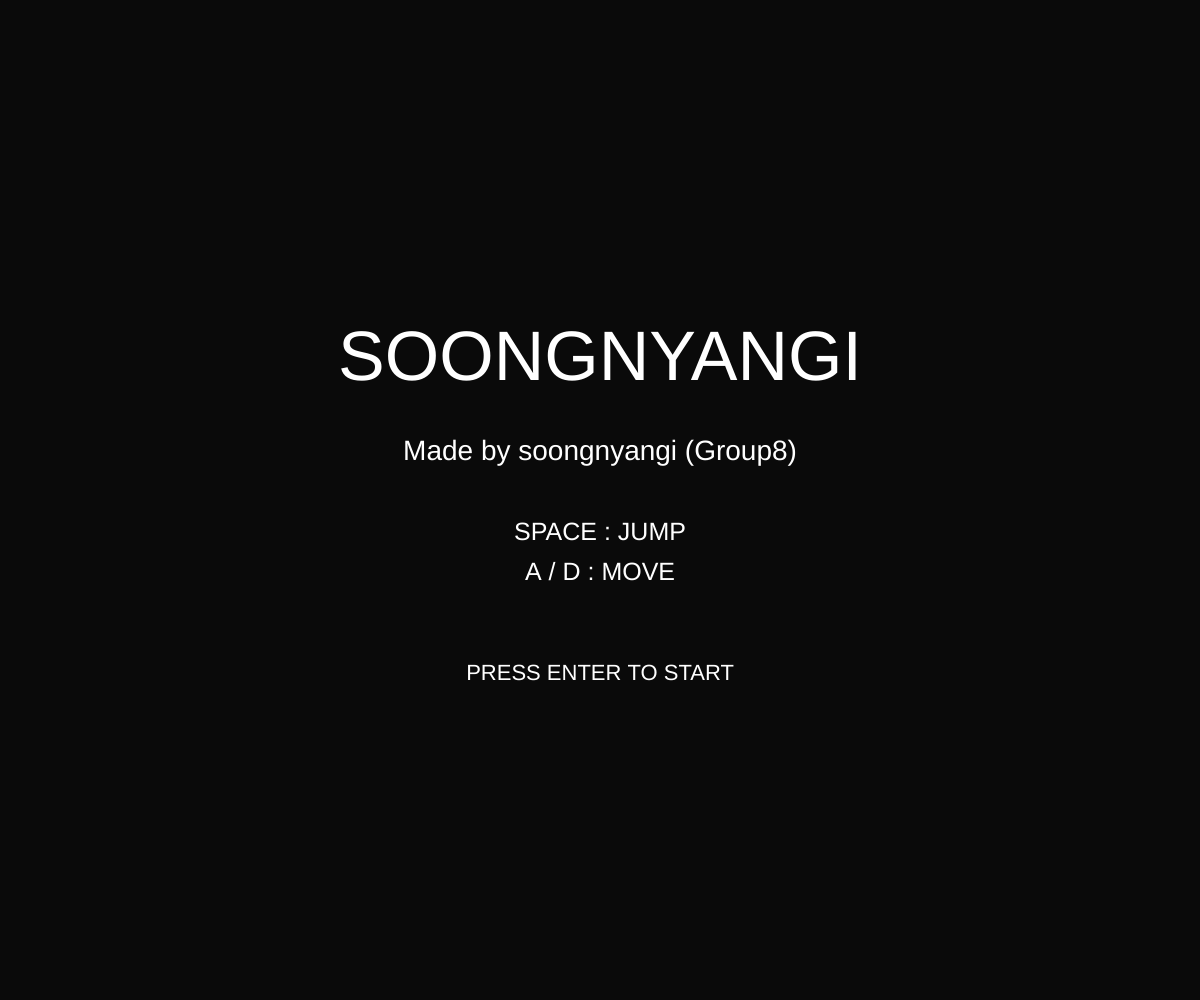
Frame 1 (no input)
Frame 60 (no input): identical to frame 1, image omitted
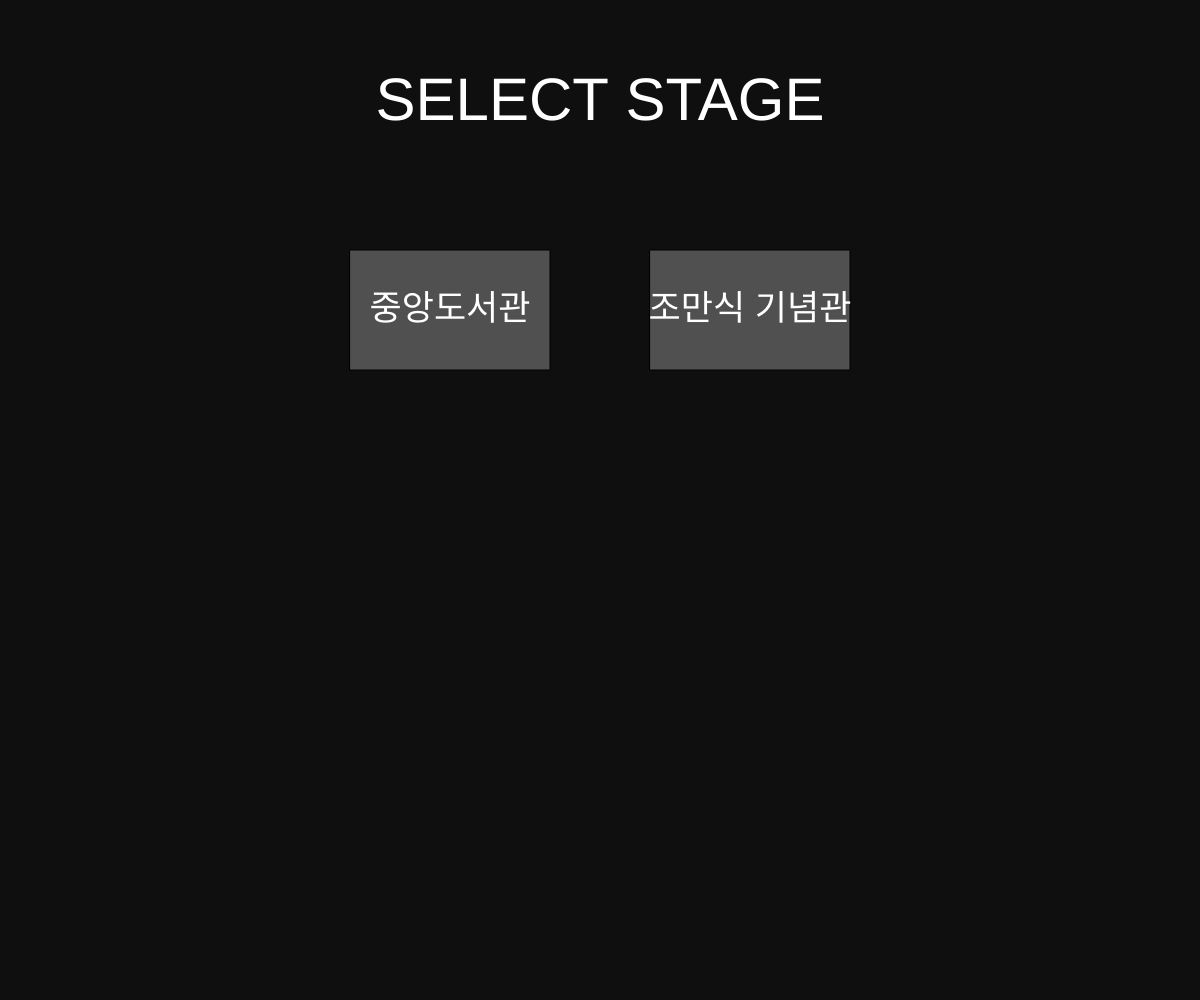
Frame 120 (the mouse pressed at the canvas centre since frame 60)

The p5.js sketch that drew these frames (run headless with seeded random() and noise() and a simulated clock; from frame 60 on, the mouse is pressed at the canvas centre):

// p5.js sketch
// ── sketch.js
///////// setting /////////

let player;

let gravity = 0.7;
let groundY = 500;
let bricks = [];
let cameraX = 0;
let worldWidth = 4000;
let obstacles=[];
let gameState = "intro";
let currentStage = 1;
let fallingObstacles = [];
let bgColor;
let clearFade = 0;
let bgBrightness = 20;
let lives = 3;
let gameOverFade = 0;
let maxLives = 3;
// let composure = 100;
// let maxComposure = 100;

function setup() {

  createCanvas(
    windowWidth,
    windowHeight
  );
  
  //bgColor = 20;
  bgBrightness = 20;

  player = {

    // 위치
    x: 100,
    y: 100,
    
    prevY: 100, 

    // 크기
    r: 30,

    // 속도
    vx: 0,
    vy: 0,

    // 이동값
    speed: 0.8,
    maxSpeed: 7,

    // 점프
    jumpPower: -15,

    // 상태
    grounded: false,

    // 마찰
    friction: 0.85
};
  
  //fallingObstacles.push({

//   x: 1800,
//   y: 0,

//   w: 60,
//   h: 60,

//   vy: 0,

//   triggered: false
// });
}

function draw() {

  background(bgBrightness);

  if (gameState === "intro") {

    drawIntro();
  }
  
  else if (gameState === "lobby") {

    drawLobby();
  }
  
  else if (gameState === "clear") {
    
    bgBrightness = lerp(
    bgBrightness,
    255,
    0.02
  );

    runGame();

    drawClearOverlay();
}

  else if (gameState === "game") {

    runGame();
  }

  else if (gameState === "ending") {

    drawEnding();
  }
  else if (gameState === "gameover") {
    
    drawGameOver();
}
  
  updateFallingObstacles();

  drawFallingObstacles();

  checkFallingObstacleCollision();
  
//   updateComposure();
  
//   drawComposureBar();
  
}

function runGame() {

  //background(20);

  player.grounded = false;

  updatePlayer();

  checkGround();

  checkWalls();

  // 카메라 업데이트
  updateCamera();

  // 카메라 시작
  push();

  translate(-cameraX, 0);

  drawGround();

  drawBricks();
  
  updateFallingObstacles();

  drawFallingObstacles();

  checkFallingObstacleCollision();

  drawPlayer();
  
  drawObstacles();
  
  checkObstacleCollision();

  pop();

  // UI는 카메라 영향 안 받음
  debugInfo();
  
  if (
  player.x > worldWidth - 200 &&
  gameState === "game"
) {

    // if (currentStage === 1) {

      clearFade = 0;

      gameState = "clear";
    }

//     else if (currentStage === 2) {

//       gameState = "ending";
    // }
// }
}

function resetGame() {

  // 플레이어 리셋
  player.x = 100;
  player.y = 100;

  player.vx = 0;
  player.vy = 0;

  // 카메라 리셋
  cameraX = 0;
  
  for (let obs of fallingObstacles) {

    obs.y = obs.originalY;

    obs.vy = 0;

    obs.triggered = false;
  }
}

function handleInput() {

  // 왼쪽
  if (keyIsDown(LEFT_ARROW) || keyIsDown(65)) {
    player.vx -= player.speed;
  }

  // 오른쪽
  if (keyIsDown(RIGHT_ARROW) || keyIsDown(68)) {
    player.vx += player.speed;
  }

  // 최대속도 제한
  player.vx = constrain(
    player.vx,
    -player.maxSpeed,
    player.maxSpeed
  );
}


function applyGravity() {

  player.vy += gravity;
}

function applyFriction() {

  player.vx *= player.friction;
}


function movePlayer() {

  player.x += player.vx;
  checkBrickCollisionX();
  player.y += player.vy;
  checkBrickCollisionY();
}


function checkGround() {

  if (player.y + player.r > groundY) {

    player.y = groundY - player.r;

    player.vy = 0;

    player.grounded = true;

  }
}

function checkWalls() {

  // 왼쪽 벽
  if (player.x - player.r < 0) {

    player.x = player.r;

    player.vx = 0;
  }

  // 오른쪽 벽
  if (player.x + player.r > worldWidth) {

    player.x = worldWidth - player.r;

    player.vx = 0;
  }
}

///////// intro /////////

function drawIntro() {

  background(10);

  fill(255);

  textAlign(CENTER);

  // 제목
  textSize(70);

  text(
    "SOONGNYANGI",
    width / 2,
    height / 2 - 120
  );

  // 제작자
  textSize(28);

  text(
    "Made by soongnyangi (Group8)",
    width / 2,
    height / 2 - 40
  );

  // 사용법
  textSize(25);

  text(
    "SPACE : JUMP",
    width / 2,
    height / 2 + 40
  );
  
  text(
    "A / D : MOVE",
    width / 2,
    height / 2 + 80
  );

  // 시작 문구
  textSize(22);

  text(
    "PRESS ENTER TO START",
    width / 2,
    height / 2 + 180
  );
}

///////// lobby /////////

function drawLobby() {

  background(15);

  fill(255);

  textAlign(CENTER);

  textSize(60);

  text(
    "SELECT STAGE",
    width / 2,
    120
  );

  // STAGE 1 버튼
  fill(80);

  rect(
    width/2 - 250,
    250,
    200,
    120
  );

  // STAGE 2 버튼
  rect(
    width/2 + 50,
    250,
    200,
    120
  );

  fill(255);

  textSize(35);

  text(
    "중앙도서관",
    width/2 - 150,
    320
  );

  text(
    "조만식 기념관",
    width/2 + 150,
    320
  );
}

///////// ground /////////

function drawGround() {

  fill(80);

  rect(
    0,
    groundY,
    worldWidth,
    height - groundY
  );
}

///////// player /////////

function drawPlayer() {

  push();

  translate(player.x, player.y);

  noStroke();

  // 몸통
  fill(40);

  rect(-16, -12, 32, 24);

  // 머리
  rect(-14, -28, 28, 20);

  // 귀
  triangle(-14, -28, -8, -40, -2, -28);

  triangle(14, -28, 8, -40, 2, -28);

  // 꼬리
  rect(16, -8, 10, 4);

  // 눈
  fill(255);

  rect(-8, -20, 4, 4);

  rect(4, -20, 4, 4);

  // 다리 애니메이션
  fill(30);

  let legOffset =
    sin(frameCount * 0.2) * 2;

  // 왼쪽 다리
  rect(-10, 12, 6, 12 + legOffset);

  rect(-2, 12, 6, 12 - legOffset);

  // 오른쪽 다리
  rect(6, 12, 6, 12 + legOffset);

  rect(14, 12, 6, 12 - legOffset);

  pop();
}

function updatePlayer() {
  
  player.prevY = player.y;

  handleInput();

  applyGravity();

  applyFriction();

  movePlayer();
}

function playerDie() {
  lives--;
  if (lives <= 0) {
    lives = maxLives;
    gameOverFade = 0;
    gameState = "gameover";
}
  else {
    player.x = 100;   
    player.y = 100;  
    player.vx = 0;
    player.vy = 0;
    //cameraX = 0;
  }
}
///////// debug /////////

function debugInfo() {
  // 조작법 박스
  fill(0, 180);
  rect(10, 10, 220, 90, 10);
  fill(255);
  textSize(18);
  text("SPACE = JUMP", 95, 45);
  text("A / D = MOVE", 95, 75);

  // 목숨 표시
  let startX = 20;
  let startY = 120;
  let pawSize = 28;
  let gap = 40;

  fill(200);
  noStroke();
  textSize(16);
  text("LIVES", startX + 20, startY - 8);

  for (let i = 0; i < maxLives; i++) {
    let px = startX + i * gap;
    let py = startY + 10;

    if (i < lives) {
      fill(255); // 남은 목숨: 밝음
    } else {
      fill(80);  // 잃은 목숨: 어둠
    }

    drawPaw(px, py, pawSize);
  }
}

function drawPaw(x, y, s) {
  let r = s * 0.38;

  // 메인 패드
  ellipse(x + s/2, y + s * 0.62, r * 2, r * 1.7);

  // 발가락 3개
  ellipse(x + s * 0.25, y + s * 0.28, r * 0.85, r * 0.85);
  ellipse(x + s * 0.5,  y + s * 0.18, r * 0.85, r * 0.85);
  ellipse(x + s * 0.75, y + s * 0.28, r * 0.85, r * 0.85);
}    

///////// brick obstacles /////////

function drawBricks() {

  fill(180, 80, 60);

  for (let brick of bricks) {

    rect(
      brick.x,
      brick.y,
      brick.w,
      brick.h
    );
  }
}

function checkBrickCollision() {

  for (let brick of bricks) {

    let previousBottom =
      player.prevY + player.r;

    let currentBottom =
      player.y + player.r;

    let left = player.x - player.r;
    let right = player.x + player.r;

    let insideX =
      right > brick.x &&
      left < brick.x + brick.w;

    // 이전 프레임엔 위에 있었고
    let wasAbove =
      previousBottom <= brick.y;

    // 현재 프레임엔 닿았는지
    let hitNow =
      currentBottom >= brick.y;

    if (insideX && wasAbove && hitNow) {

      player.y = brick.y - player.r;

      player.vy = 0;

      player.grounded = true;
    }
  }
}

function checkBrickCollisionY() {

  for (let brick of bricks) {

    let left = player.x - player.r;
    let right = player.x + player.r;

    let top = player.y - player.r;
    let bottom = player.y + player.r;

    let insideX =
      right > brick.x &&
      left < brick.x + brick.w;

    let insideY =
      bottom > brick.y &&
      top < brick.y + brick.h;

    if (insideX && insideY) {

      // 떨어지는 중
      if (player.vy > 0) {

        player.y = brick.y - player.r;

        player.vy = 0;

        player.grounded = true;
      }

      // 점프 중 머리 박음
      else if (player.vy < 0) {

        player.y =
          brick.y + brick.h + player.r;

        player.vy = 0;
      }
    }
  }
}

function checkBrickCollisionX() {

  for (let brick of bricks) {

    let left = player.x - player.r;
    let right = player.x + player.r;

    let top = player.y - player.r;
    let bottom = player.y + player.r;

    let insideX =
      right > brick.x &&
      left < brick.x + brick.w;

    let insideY =
      bottom > brick.y &&
      top < brick.y + brick.h;

    if (insideX && insideY) {

      // 오른쪽 이동 중
      if (player.vx > 0) {

        player.x = brick.x - player.r;
      }

      // 왼쪽 이동 중
      else if (player.vx < 0) {

        player.x =
          brick.x + brick.w + player.r;
      }

      player.vx = 0;
    }
  }
}

///////// camera /////////

function updateCamera() {
    let targetX =
    player.x - width / 2;

  cameraX = lerp(
    cameraX,
    targetX,
    0.1
  );
  cameraX = max(cameraX, 0);
}

///////// fullscreen /////////

function windowResized() {  ///????????

  resizeCanvas(
    windowWidth,
    windowHeight
  );
}

///////// mouse&key /////////

function mousePressed() {
  
  if (gameState === "intro") {
    
    fullscreen(true);

    gameState = "lobby";
  }

  // LOBBY 선택
  else if (gameState === "lobby") {

    // STAGE 1
    if (

      mouseX > width/2 - 250 &&
      mouseX < width/2 - 50 &&

      mouseY > 250 &&
      mouseY < 370
    ) {

      currentStage = 1;

      loadStage1();

      gameState = "game";
    }

    // STAGE 2
    if (

      mouseX > width/2 + 50 &&
      mouseX < width/2 + 250 &&

      mouseY > 250 &&
      mouseY < 370
    ) {

      currentStage = 2;

      loadStage2();

      gameState = "game";
    }
  }
  else if (gameState === "clear") {

  let insideButton =

    mouseX > width/2 - 150 &&
    mouseX < width/2 + 150 &&

    mouseY > height/2 &&
    mouseY < height/2 + 90;

  if (insideButton) {

    if (currentStage === 1) {

    resetGame();
    gameState = "lobby";
  }

  else if (currentStage === 2) {

    gameState = "ending";
    }
  }
}
}

function keyPressed() {
  
  if (gameState === "gameover" && keyCode === ENTER) {
    lives = maxLives;
    gameState = "intro";
}

  // INTRO → GAME
  if (
    gameState === "intro" &&
    keyCode === ENTER
  ) {
    gameState = "lobby";
  }

  // GAME 점프
  else if (
    gameState === "game" &&
    key === ' ' &&
    player.grounded
  ) {

    player.vy = player.jumpPower;
  }
}

///////// obstacles /////////

function drawObstacles() {
  fill (255,0,0);
  
  for (let obs of obstacles)
    {
      rect(
      obs.x,
      obs.y,
      obs.w,
      obs.h
      );
    }
}

function checkObstacleCollision() {

  for (let obs of obstacles) {

    let left = player.x - player.r;
    let right = player.x + player.r;

    let top = player.y - player.r;
    let bottom = player.y + player.r;

    let hit =
      right > obs.x &&
      left < obs.x + obs.w &&
      bottom > obs.y &&
      top < obs.y + obs.h;

    if (hit) {

      playerDie();
    }
  }
}

function updateFallingObstacles() {
  for (let obs of fallingObstacles) {
    if (abs(player.x - obs.x) < 250) {
      obs.triggered = true;
    }

    if (obs.triggered) {
      obs.vy += 0.5;
      obs.y += obs.vy;

      // 바닥 충돌
      if (obs.y + obs.h > groundY) {
        obs.y = groundY - obs.h;
        obs.vy = 0;
      }
    }
    }
}

function drawFallingObstacles() {

  fill(120);

  for (let obs of fallingObstacles) {

    rect(
      obs.x,
      obs.y,
      obs.w,
      obs.h
    );
  }
}

function checkFallingObstacleCollision() {

  for (let obs of fallingObstacles) {

    let left = player.x - player.r;
    let right = player.x + player.r;

    let top = player.y - player.r;
    let bottom = player.y + player.r;

    let hit =
      right > obs.x &&
      left < obs.x + obs.w &&
      bottom > obs.y &&
      top < obs.y + obs.h;

    if (hit) {

      playerDie()
    }
  }
}



///////// stages /////////

function loadStage1() {

  bgBrightness = 20;
  lives = maxLives;
  // 초기화
  bricks = [];
  obstacles = [];
  fallingObstacles = [];

  // 플레이어 시작
  player.x = 100;
  player.y = 100;
  
  player.vx = 0;
  player.vy = 0;

  cameraX = 0;

  // 플랫폼
  bricks.push({
    x: 300,
    y: 400,
    w: 200,
    h: 40
  });

  // 장애물
  obstacles.push({
    x: 900,
    y: 450,
    w: 60,
    h: 50
  });
  
  fallingObstacles.push({

  x: 1800,
  y: 0,
    
  originalY: 0,  

  w: 60,
  h: 60,

  vy: 0,

  triggered: false,
    waiting: false
});
  
  fallingObstacles.push({

  x: 2500,
  y: 0,

  originalY: 0,  
    
  w: 60,
  h: 60,

  vy: 0,

  triggered: false
});
}

function loadStage2() {

  bgBrightness = 20;
  lives = maxLives;
  
  bricks = [];
  obstacles = [];
  fallingObstacles = [];

  player.x = 100;
  player.y = 100;
  
  player.vx = 0;
  player.vy = 0;

  cameraX = 0;

  // 더 어려운 맵
  bricks.push({
    x: 500,
    y: 350,
    w: 150,
    h: 40
  });

  bricks.push({
    x: 900,
    y: 250,
    w: 200,
    h: 40
  });

  obstacles.push({
    x: 700,
    y: 450,
    w: 80,
    h: 80
  });
  
  fallingObstacles.push({

  x: 1800,
  y: 0,
    
  originalY: 0,  

  w: 60,
  h: 60,

  vy: 0,

  triggered: false
});
  
  fallingObstacles.push({

  x: 2000,
  y: 0,

  originalY: 0,  
    
  w: 60,
  h: 60,

  vy: 0,

  triggered: false
});
  
  fallingObstacles.push({

  x: 2200,
  y: 0,

  originalY: 0,  
    
  w: 60,
  h: 60,

  vy: 0,

  triggered: false
});
}

///////// stage clear ////////

function drawClearScreen() {

  background(255);

  fill(0);

  textAlign(CENTER);

  // 제목
  textSize(70);

  text(
    "STAGE CLEAR",
    width / 2,
    height / 2 - 100
  );

  // 버튼
  fill(60);

  rect(
    width/2 - 150,
    height/2,
    300,
    90,
    15
  );

  // 버튼 글씨
  fill(255);

  textSize(30);

  text(
    "BACK TO LOBBY",
    width / 2,
    height / 2 + 55
  );
}

function drawClearOverlay() {

  push();

  resetMatrix();
  
  clearFade += 3;

  clearFade = constrain(
    clearFade,
    0,
    255
  );

  // UI 등장
  if (clearFade > 30) {

    textAlign(CENTER);

    // 제목
    fill(0);

    textSize(70);

    text(
      "STAGE CLEAR",
      width / 2,
      height / 2 - 120
    );

    // 버튼
    fill(40);

    rect(
      width/2 - 150,
      height/2,
      300,
      90,
      15
    );

    // 버튼 글자
    fill(255);

    textSize(30);

    text(
      "BACK TO LOBBY",
      width / 2,
      height / 2 + 55
    );
  }
  pop();
}

///////// ending /////////

function drawEnding() {

  background(0);

  fill(255);

  textAlign(CENTER);

  textSize(70);

  text(
    "THE END",
    width / 2,
    height / 2 - 80
  );

  textSize(30);

  text(
    "Thanks for Playing",
    width / 2,
    height / 2
  );

  textSize(20);

  text(
    "Created by 민경준,김서정,서윤아 (Group8)",
    width / 2,
    height / 2 + 80
  );
}

function drawGameOver() {
  background(0);
  
  gameOverFade = min(gameOverFade + 3, 255);
  
  fill(255, 0, 0, gameOverFade);
  textAlign(CENTER);
  textSize(80);
  text("GAME OVER", width/2, height/2 - 80);
  
  fill(255, gameOverFade);
  textSize(30);
  text("Press ENTER to restart", width/2, height/2 + 20);
}
